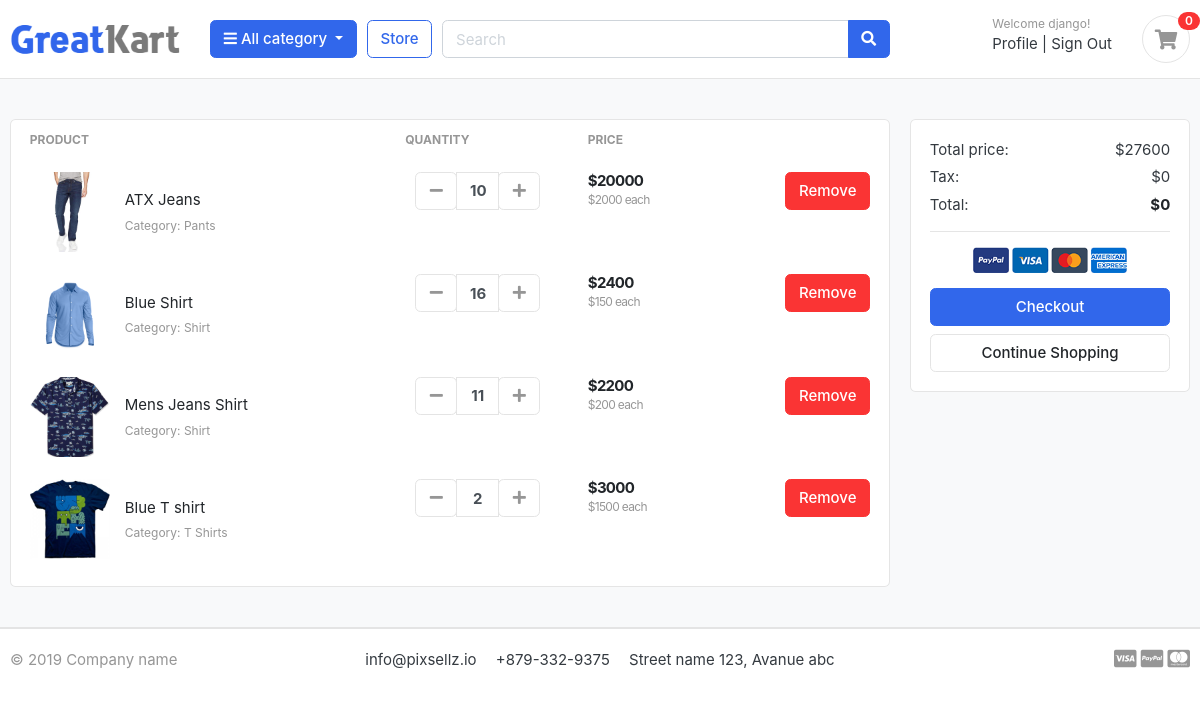
/cart/ (signed in), run on an earlier commit of the app's database.
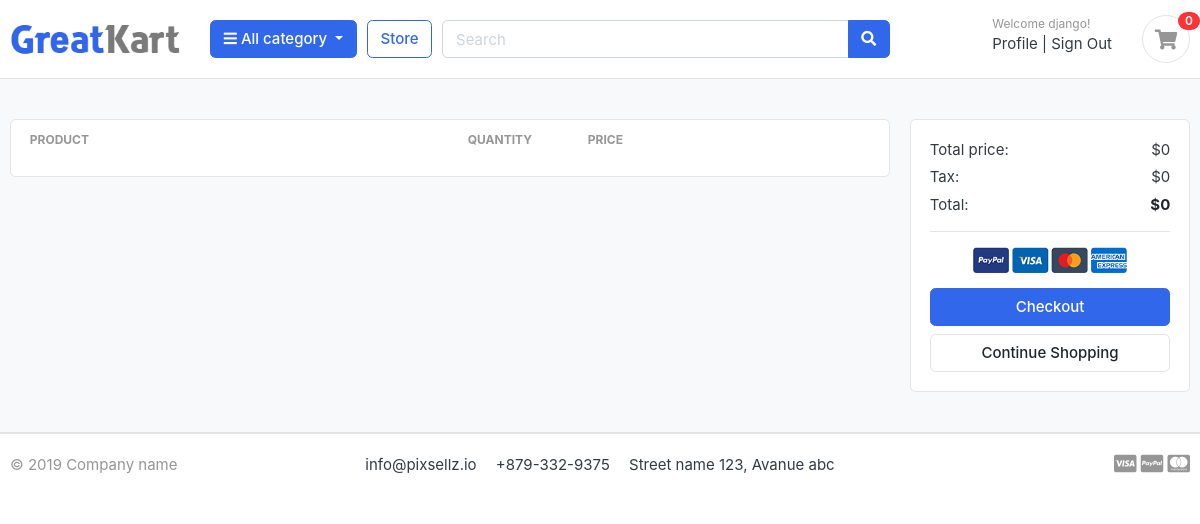
And on a later commit of the database.
### cart/models.py (models this page shows, shortened)
class CartItem(models.Model):
    user = models.ForeignKey(User, on_delete=models.CASCADE, null=True)
    cart = models.ForeignKey(Cart, on_delete=models.CASCADE, null=True)
    product = models.ForeignKey(Product, on_delete=models.CASCADE)
    quantity = models.IntegerField()
    is_active = models.BooleanField(default=True)
    def sub_total(self):
        return self.product.price * self.quantity

### store/models.py (models this page shows, shortened)
class Product(models.Model):
    product_name = models.CharField(max_length=100, unique=True)
    slug = models.SlugField(max_length=100, unique=True)
    description = models.TextField(max_length=500, blank=True)
    price = models.IntegerField()
    image = models.ImageField(upload_to='photos/products')
    stock = models.IntegerField()
    is_available = models.BooleanField(default=True)
    category = models.ForeignKey(Category, on_delete=models.CASCADE)
    created_at = models.DateTimeField(auto_now_add=True)
    modified_at = models.DateTimeField(auto_now=True)

### category/models.py (models this page shows, shortened)
class Category(models.Model):
    category_name = models.CharField(max_length=50, unique=True)
    slug = models.SlugField(max_length=100, unique=True)
    description = models.TextField(max_length=255, blank=True)
    category_image = models.ImageField(upload_to='photos/categories')

### cart/views.py (the view, shortened to what this page needs)
# urls.py: path('', cart, name='cart'),
def cart(request):
    cart_items = None
    total = 0
    tax = 0
    grand_total = 0
    if request.user.is_authenticated:
        cart_items = CartItem.objects.filter(user = request.user)
        for item in cart_items:
            total += item.sub_total()
    context = {'cart_items': cart_items, 'total': total, 'tax': tax, 'grand_total': grand_total}
    return render(request, 'cart/cart.html', context)

### cart/templates/cart/cart.html (shortened to what the changed rows need)
{% extends 'base.html' %}
{% block body %}
<section class="section-content padding-y bg">
  <div class="container">
    <div class="row">
      <aside class="col-lg-9">
        <div class="card">
          <table class="table table-borderless table-shopping-cart">
            <thead class="text-muted">
              <tr class="small text-uppercase">
                <th scope="col">Product</th>
                <th scope="col" width="120">Quantity</th>
                <th scope="col" width="120">Price</th>
                <th scope="col" class="text-right" width="200"></th>
              </tr>
            </thead>
            <tbody>
              {% for item in cart_items %}
              <tr>
                <td>
                  <figure class="itemside align-items-center">
                    <div class="aside">
                      <img src="{{ item.product.image.url }}" class="img-sm" />
                    </div>
                    <figcaption class="info">
                      <a href="#" class="title text-dark"
                        >{{ item.product.product_name }}</a
                      >
                      <p class="text-muted small">
                        Category: {{ item.product.category.category_name }}
                      </p>
                    </figcaption>
                  </figure>
                </td>
                <td>
                  <div class="col">
                    <div class="input-group input-spinner">
                      <div class="input-group-prepend">
                        <form action="{% url 'remove_from_cart' item.product.id %}">
                          <button
                            class="btn btn-light"
                            type="submit"
                            id="button-minus">
                            <i class="fa fa-minus"></i>
                          </button>
                        </form>
                      </div>
                      <input type="text" class="form-control" value={{ item.quantity }} />
                      <div class="input-group-append">
                        <form action="{% url 'add_to_cart' item.product.id %}" method="post">
                          <button
                            class="btn btn-light"
                            type="submit"
                            id="button-plus"
                          >
                            <i class="fa fa-plus"></i>
                          </button>
                        </form>
                      </div>
                    </div>
                  </div>
                </td>
                <td>
                  <div class="price-wrap">
                    <var class="price">${{ item.sub_total }}</var>
                    <small class="text-muted"> ${{ item.product.price }} each </small>
                  </div>
                </td>
                <td class="text-right">
                  <a href="{% url 'remove_cart_item' item.product.id %}" class="btn btn-danger"> Remove</a>
                </td>
              </tr>
              {% endfor %}
            </tbody>
          </table>
        </div>
      </aside>
      <aside class="col-lg-3">
        <div class="card">
          <div class="card-body">
            <dl class="dlist-align">
              <dt>Total price:</dt>
              <dd class="text-right">${{ total }}</dd>
            </dl>
          </div>
        </div>
      </aside>
    </div>
  </div>
</section>
{% endblock body %}

What changed in the data, as far as the page shows it:
removed CartItem: product.image (picture), product.product_name "ATX Jeans", product.category.category_name "Pants", quantity "10", sub_total "20000", product.price "2000"
removed CartItem: product.image (picture), product.product_name "Blue Shirt", product.category.category_name "Shirt", quantity "16", sub_total "2400", product.price "150"
removed CartItem: product.image (picture), product.product_name "Mens Jeans Shirt", product.category.category_name "Shirt", quantity "11", sub_total "2200", product.price "200"
removed CartItem: product.image (picture), product.product_name "Blue T shirt", product.category.category_name "T Shirts", quantity "2", sub_total "3000", product.price "1500"
Also different on the page:
{{ total }}: "27600" → "0"
